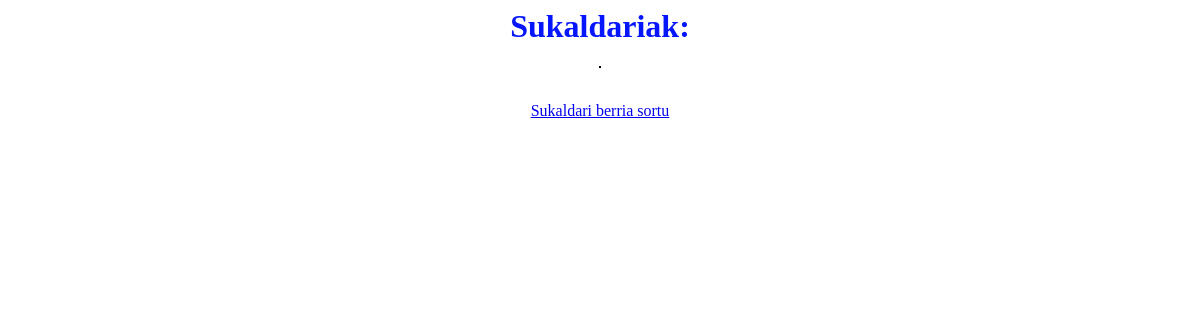
Before: /platerak/langileak/ with the older database file.
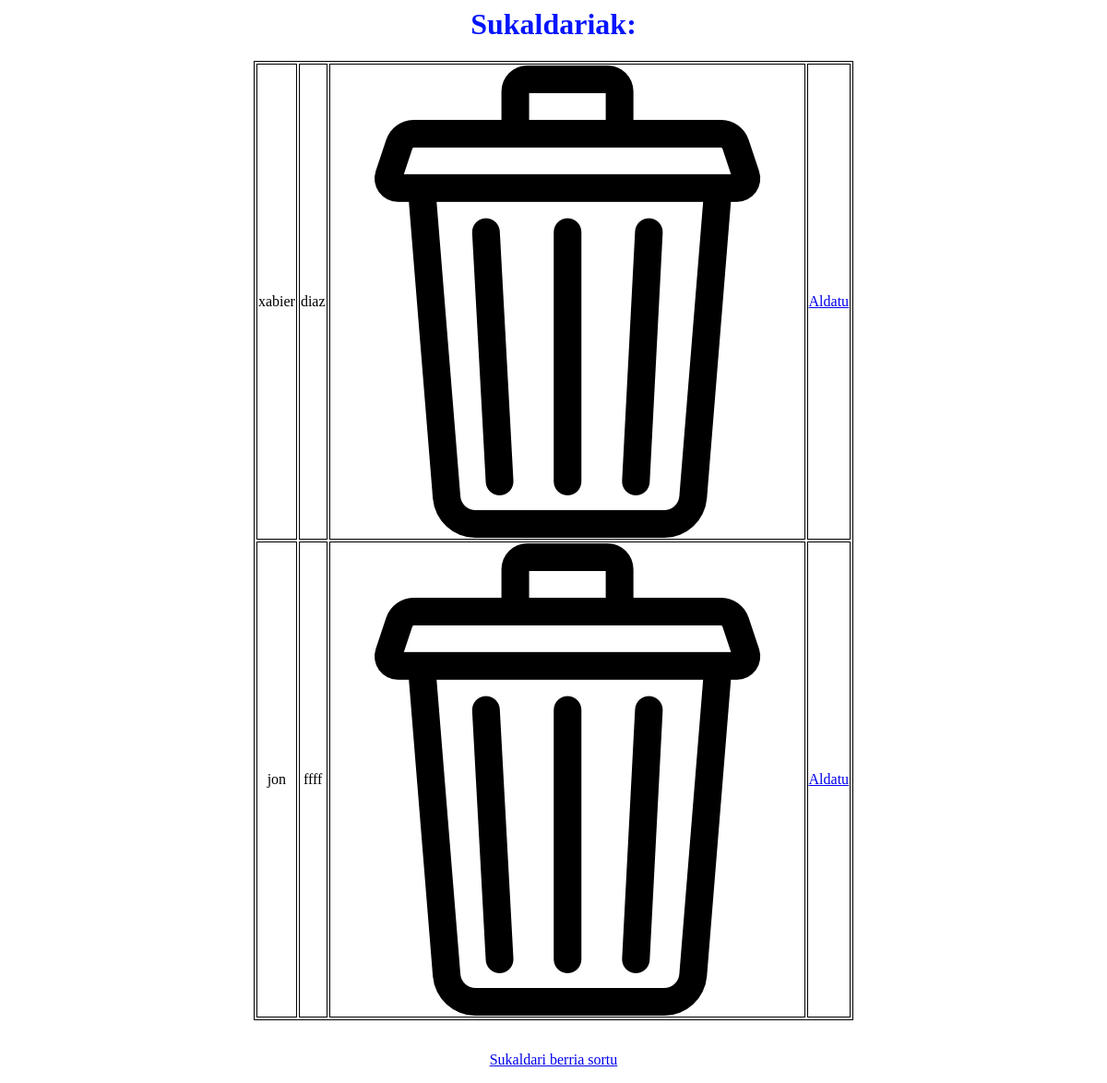
After: the same page with the newer database file.
### langileak/models.py (models this page shows, shortened)
class Sukaldaria(models.Model):
    izena = models.CharField(max_length=50)
    abizena = models.CharField(max_length=50)

### langileak/views.py (the view)
# urls.py: path('', views.sukaldaria_index, name='sukaldaria_index'),
def sukaldaria_index(request):
    Suka = Sukaldaria.objects.all()  # lo coge del models.py
    return render(request, 'sukaldaria_index.html', {'Suka':Suka})

### langileak/templates/sukaldaria_index.html (shortened to what this page needs)
{% load static %}
<html>
    <head>
        <link rel="stylesheet" href="{% static "sukaldaria_index.css" %}">
    </head>
    <body>
        <div>
            <h1>Sukaldariak:</h1>
            <table border="1">
                {% for suk in Suka %}
                  <tr>
                  <td>{{ suk.izena }}</td>
                  <td>{{ suk.abizena }}</td>
                  <td><a href="sukaldaria_delete/{{ suk.id }}"><img src="../../Irudiak/eliminar.png"></a></td>
                  <td><a href="sukaldaria_update/{{ suk.id }}">Aldatu</a></td>
                  </tr>
                {% endfor %}
            </table>
        <p>
            <a href="sukaldaria_add/">Sukaldari berria sortu</a>
        </p>
    </div>
    </body>
</html>

Changed rows visible on the page:
added Sukaldaria: izena "xabier", abizena "diaz"
added Sukaldaria: izena "jon", abizena "ffff"
